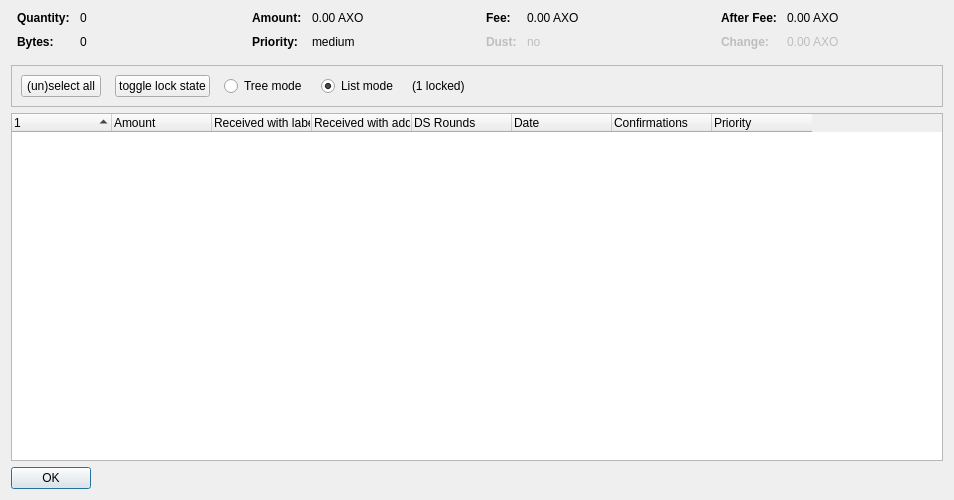
<?xml version="1.0" encoding="UTF-8"?>
<ui version="4.0">
 <class>CoinControlDialog</class>
 <widget class="QDialog" name="CoinControlDialog">
  <property name="geometry">
   <rect>
    <x>0</x>
    <y>0</y>
    <width>954</width>
    <height>500</height>
   </rect>
  </property>
  <property name="windowTitle">
   <string>Coin Selection</string>
  </property>
  <layout class="QVBoxLayout" name="verticalLayout">
   <item>
    <layout class="QHBoxLayout" name="horizontalLayoutTop" stretch="0,0,0,0">
     <property name="topMargin">
      <number>0</number>
     </property>
     <property name="bottomMargin">
      <number>10</number>
     </property>
     <item>
      <layout class="QFormLayout" name="formLayoutCoinControl1">
       <property name="horizontalSpacing">
        <number>10</number>
       </property>
       <property name="verticalSpacing">
        <number>10</number>
       </property>
       <property name="leftMargin">
        <number>6</number>
       </property>
       <property name="rightMargin">
        <number>6</number>
       </property>
       <item row="0" column="0">
        <widget class="QLabel" name="labelCoinControlQuantityText">
         <property name="font">
          <font>
           <weight>75</weight>
           <bold>true</bold>
          </font>
         </property>
         <property name="text">
          <string>Quantity:</string>
         </property>
        </widget>
       </item>
       <item row="0" column="1">
        <widget class="QLabel" name="labelCoinControlQuantity">
         <property name="cursor">
          <cursorShape>IBeamCursor</cursorShape>
         </property>
         <property name="contextMenuPolicy">
          <enum>Qt::ActionsContextMenu</enum>
         </property>
         <property name="text">
          <string notr="true">0</string>
         </property>
         <property name="textInteractionFlags">
          <set>Qt::LinksAccessibleByMouse|Qt::TextSelectableByKeyboard|Qt::TextSelectableByMouse</set>
         </property>
        </widget>
       </item>
       <item row="1" column="0">
        <widget class="QLabel" name="labelCoinControlBytesText">
         <property name="font">
          <font>
           <weight>75</weight>
           <bold>true</bold>
          </font>
         </property>
         <property name="text">
          <string>Bytes:</string>
         </property>
        </widget>
       </item>
       <item row="1" column="1">
        <widget class="QLabel" name="labelCoinControlBytes">
         <property name="cursor">
          <cursorShape>IBeamCursor</cursorShape>
         </property>
         <property name="contextMenuPolicy">
          <enum>Qt::ActionsContextMenu</enum>
         </property>
         <property name="text">
          <string notr="true">0</string>
         </property>
         <property name="textInteractionFlags">
          <set>Qt::LinksAccessibleByMouse|Qt::TextSelectableByKeyboard|Qt::TextSelectableByMouse</set>
         </property>
        </widget>
       </item>
      </layout>
     </item>
     <item>
      <layout class="QFormLayout" name="formLayoutCoinControl2">
       <property name="horizontalSpacing">
        <number>10</number>
       </property>
       <property name="verticalSpacing">
        <number>10</number>
       </property>
       <property name="leftMargin">
        <number>6</number>
       </property>
       <property name="rightMargin">
        <number>6</number>
       </property>
       <item row="0" column="0">
        <widget class="QLabel" name="labelCoinControlAmountText">
         <property name="font">
          <font>
           <weight>75</weight>
           <bold>true</bold>
          </font>
         </property>
         <property name="text">
          <string>Amount:</string>
         </property>
        </widget>
       </item>
       <item row="0" column="1">
        <widget class="QLabel" name="labelCoinControlAmount">
         <property name="cursor">
          <cursorShape>IBeamCursor</cursorShape>
         </property>
         <property name="contextMenuPolicy">
          <enum>Qt::ActionsContextMenu</enum>
         </property>
         <property name="text">
          <string notr="true">0.00 AXO</string>
         </property>
         <property name="textInteractionFlags">
          <set>Qt::LinksAccessibleByMouse|Qt::TextSelectableByKeyboard|Qt::TextSelectableByMouse</set>
         </property>
        </widget>
       </item>
       <item row="1" column="0">
        <widget class="QLabel" name="labelCoinControlPriorityText">
         <property name="font">
          <font>
           <weight>75</weight>
           <bold>true</bold>
          </font>
         </property>
         <property name="text">
          <string>Priority:</string>
         </property>
        </widget>
       </item>
       <item row="1" column="1">
        <widget class="QLabel" name="labelCoinControlPriority">
         <property name="cursor">
          <cursorShape>IBeamCursor</cursorShape>
         </property>
         <property name="contextMenuPolicy">
          <enum>Qt::ActionsContextMenu</enum>
         </property>
         <property name="text">
          <string>medium</string>
         </property>
         <property name="textInteractionFlags">
          <set>Qt::LinksAccessibleByMouse|Qt::TextSelectableByKeyboard|Qt::TextSelectableByMouse</set>
         </property>
        </widget>
       </item>
      </layout>
     </item>
     <item>
      <layout class="QFormLayout" name="formLayoutCoinControl3">
       <property name="horizontalSpacing">
        <number>10</number>
       </property>
       <property name="verticalSpacing">
        <number>10</number>
       </property>
       <property name="leftMargin">
        <number>6</number>
       </property>
       <property name="rightMargin">
        <number>6</number>
       </property>
       <item row="0" column="0">
        <widget class="QLabel" name="labelCoinControlFeeText">
         <property name="font">
          <font>
           <weight>75</weight>
           <bold>true</bold>
          </font>
         </property>
         <property name="text">
          <string>Fee:</string>
         </property>
        </widget>
       </item>
       <item row="0" column="1">
        <widget class="QLabel" name="labelCoinControlFee">
         <property name="cursor">
          <cursorShape>IBeamCursor</cursorShape>
         </property>
         <property name="contextMenuPolicy">
          <enum>Qt::ActionsContextMenu</enum>
         </property>
         <property name="text">
          <string notr="true">0.00 AXO</string>
         </property>
         <property name="textInteractionFlags">
          <set>Qt::LinksAccessibleByMouse|Qt::TextSelectableByKeyboard|Qt::TextSelectableByMouse</set>
         </property>
        </widget>
       </item>
       <item row="1" column="0">
        <widget class="QLabel" name="labelCoinControlLowOutputText">
         <property name="enabled">
          <bool>false</bool>
         </property>
         <property name="font">
          <font>
           <weight>75</weight>
           <bold>true</bold>
          </font>
         </property>
         <property name="text">
          <string>Dust:</string>
         </property>
        </widget>
       </item>
       <item row="1" column="1">
        <widget class="QLabel" name="labelCoinControlLowOutput">
         <property name="enabled">
          <bool>false</bool>
         </property>
         <property name="cursor">
          <cursorShape>IBeamCursor</cursorShape>
         </property>
         <property name="contextMenuPolicy">
          <enum>Qt::ActionsContextMenu</enum>
         </property>
         <property name="text">
          <string>no</string>
         </property>
         <property name="textInteractionFlags">
          <set>Qt::LinksAccessibleByMouse|Qt::TextSelectableByKeyboard|Qt::TextSelectableByMouse</set>
         </property>
        </widget>
       </item>
      </layout>
     </item>
     <item>
      <layout class="QFormLayout" name="formLayoutCoinControl4">
       <property name="horizontalSpacing">
        <number>10</number>
       </property>
       <property name="verticalSpacing">
        <number>10</number>
       </property>
       <property name="leftMargin">
        <number>6</number>
       </property>
       <property name="rightMargin">
        <number>6</number>
       </property>
       <item row="0" column="0">
        <widget class="QLabel" name="labelCoinControlAfterFeeText">
         <property name="font">
          <font>
           <weight>75</weight>
           <bold>true</bold>
          </font>
         </property>
         <property name="text">
          <string>After Fee:</string>
         </property>
        </widget>
       </item>
       <item row="0" column="1">
        <widget class="QLabel" name="labelCoinControlAfterFee">
         <property name="cursor">
          <cursorShape>IBeamCursor</cursorShape>
         </property>
         <property name="contextMenuPolicy">
          <enum>Qt::ActionsContextMenu</enum>
         </property>
         <property name="text">
          <string notr="true">0.00 AXO</string>
         </property>
         <property name="textInteractionFlags">
          <set>Qt::LinksAccessibleByMouse|Qt::TextSelectableByKeyboard|Qt::TextSelectableByMouse</set>
         </property>
        </widget>
       </item>
       <item row="1" column="0">
        <widget class="QLabel" name="labelCoinControlChangeText">
         <property name="enabled">
          <bool>false</bool>
         </property>
         <property name="font">
          <font>
           <weight>75</weight>
           <bold>true</bold>
          </font>
         </property>
         <property name="text">
          <string>Change:</string>
         </property>
        </widget>
       </item>
       <item row="1" column="1">
        <widget class="QLabel" name="labelCoinControlChange">
         <property name="enabled">
          <bool>false</bool>
         </property>
         <property name="cursor">
          <cursorShape>IBeamCursor</cursorShape>
         </property>
         <property name="contextMenuPolicy">
          <enum>Qt::ActionsContextMenu</enum>
         </property>
         <property name="text">
          <string notr="true">0.00 AXO</string>
         </property>
         <property name="textInteractionFlags">
          <set>Qt::LinksAccessibleByMouse|Qt::TextSelectableByKeyboard|Qt::TextSelectableByMouse</set>
         </property>
        </widget>
       </item>
      </layout>
     </item>
    </layout>
   </item>
   <item>
    <widget class="QFrame" name="frame">
     <property name="minimumSize">
      <size>
       <width>0</width>
       <height>40</height>
      </size>
     </property>
     <property name="frameShape">
      <enum>QFrame::StyledPanel</enum>
     </property>
     <property name="frameShadow">
      <enum>QFrame::Sunken</enum>
     </property>
     <layout class="QHBoxLayout" name="horizontalLayout">
      <item>
       <layout class="QHBoxLayout" name="horizontalLayoutPanel" stretch="0,0,0,0,0,0">
        <property name="spacing">
         <number>14</number>
        </property>
        <item>
         <widget class="QPushButton" name="pushButtonSelectAll">
          <property name="sizePolicy">
           <sizepolicy hsizetype="Maximum" vsizetype="Fixed">
            <horstretch>0</horstretch>
            <verstretch>0</verstretch>
           </sizepolicy>
          </property>
          <property name="text">
           <string>(un)select all</string>
          </property>
          <property name="autoDefault">
           <bool>false</bool>
          </property>
         </widget>
        </item>
        <item>
         <widget class="QPushButton" name="pushButtonToggleLock">
          <property name="sizePolicy">
           <sizepolicy hsizetype="Maximum" vsizetype="Fixed">
            <horstretch>0</horstretch>
            <verstretch>0</verstretch>
           </sizepolicy>
          </property>
          <property name="text">
           <string>toggle lock state</string>
          </property>
          <property name="autoDefault">
           <bool>false</bool>
          </property>
         </widget>
        </item>
        <item>
         <widget class="QRadioButton" name="radioTreeMode">
          <property name="sizePolicy">
           <sizepolicy hsizetype="Maximum" vsizetype="Fixed">
            <horstretch>0</horstretch>
            <verstretch>0</verstretch>
           </sizepolicy>
          </property>
          <property name="text">
           <string>Tree mode</string>
          </property>
         </widget>
        </item>
        <item>
         <widget class="QRadioButton" name="radioListMode">
          <property name="sizePolicy">
           <sizepolicy hsizetype="Maximum" vsizetype="Fixed">
            <horstretch>0</horstretch>
            <verstretch>0</verstretch>
           </sizepolicy>
          </property>
          <property name="text">
           <string>List mode</string>
          </property>
          <property name="checked">
           <bool>true</bool>
          </property>
         </widget>
        </item>
        <item>
         <widget class="QLabel" name="labelLocked">
          <property name="text">
           <string>(1 locked)</string>
          </property>
         </widget>
        </item>
        <item>
         <spacer name="horizontalSpacer">
          <property name="orientation">
           <enum>Qt::Horizontal</enum>
          </property>
          <property name="sizeHint" stdset="0">
           <size>
            <width>40</width>
            <height>20</height>
           </size>
          </property>
         </spacer>
        </item>
       </layout>
      </item>
     </layout>
    </widget>
   </item>
   <item>
    <widget class="CoinControlTreeWidget" name="treeWidget">
     <property name="contextMenuPolicy">
      <enum>Qt::CustomContextMenu</enum>
     </property>
     <property name="sortingEnabled">
      <bool>false</bool>
     </property>
     <property name="columnCount">
      <number>8</number>
     </property>
     <attribute name="headerShowSortIndicator" stdset="0">
      <bool>true</bool>
     </attribute>
     <attribute name="headerStretchLastSection">
      <bool>false</bool>
     </attribute>
     <column>
      <property name="text">
       <string/>
      </property>
     </column>
     <column>
      <property name="text">
       <string>Amount</string>
      </property>
     </column>
     <column>
      <property name="text">
       <string>Received with label</string>
      </property>
     </column>
     <column>
      <property name="text">
       <string>Received with address</string>
      </property>
     </column>
     <column>
      <property name="text">
       <string>DS Rounds</string>
      </property>
     </column>
     <column>
      <property name="text">
       <string>Date</string>
      </property>
     </column>
     <column>
      <property name="text">
       <string>Confirmations</string>
      </property>
      <property name="toolTip">
       <string>Confirmed</string>
      </property>
     </column>
     <column>
      <property name="text">
       <string>Priority</string>
      </property>
     </column>
    </widget>
   </item>
   <item>
    <widget class="QDialogButtonBox" name="buttonBox">
     <property name="sizePolicy">
      <sizepolicy hsizetype="Maximum" vsizetype="Fixed">
       <horstretch>0</horstretch>
       <verstretch>0</verstretch>
      </sizepolicy>
     </property>
     <property name="orientation">
      <enum>Qt::Horizontal</enum>
     </property>
     <property name="standardButtons">
      <set>QDialogButtonBox::Ok</set>
     </property>
    </widget>
   </item>
  </layout>
 </widget>
 <customwidgets>
  <customwidget>
   <class>CoinControlTreeWidget</class>
   <extends>QTreeWidget</extends>
   <header>coincontroltreewidget.h</header>
  </customwidget>
 </customwidgets>
 <resources/>
 <connections/>
</ui>
